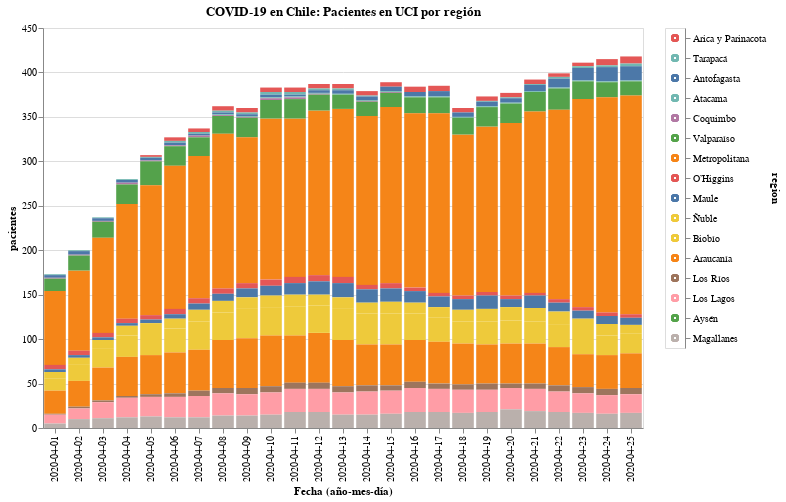

The cell this chart's notebook holds for it:
### Code cell
#hide_input
input_dropdown = alt.binding_select(options=data['region'].unique())
selection1 = alt.selection_single(fields=['region'], bind=input_dropdown, name=' ')
selection2 = alt.selection_multi(fields=['region'], on='mouseover')

color = alt.condition(selection1 | selection2,
                    alt.Color('region:N', legend=None),
                    alt.value('lightgray'))

bars = alt.Chart(data).mark_bar().encode(
    x=alt.X('date:O', axis=alt.Axis(title='Fecha (año-mes-día)')),
    y=alt.Y('pacientes'),
    color=color,
    tooltip=['date', 'region', 'pacientes'],
    order=alt.Order(
    # Sort the segments of the bars by this field
    'codigo region',
    sort='descending'
    )
    ).properties(
    title=f'COVID-19 en Chile: Pacientes en UCI por región'
).add_selection(
    selection1, selection2
).transform_filter(
    selection1
)

legend = alt.Chart(new_data).mark_point().encode(
    y=alt.Y('region:N', axis=alt.Axis(orient='right'), sort=regiones),
    color=color
).add_selection(
    selection1, selection2
)

bars.properties(width=600, height=400) | legend

### Figure 1 — Vega-Lite specification as saved in the notebook (floating-point values rounded to 4 significant figures; data arrays with more than 128 entries replaced by an {"elided": "..."} marker saying what was removed)
{"config": {"view": {"continuousWidth": 400, "continuousHeight": 300}}, "hconcat": [{"data": {"name": "data-dc3cfa2db1ccbc218ae1cfcd9af5a125"}, "mark": "bar", "encoding": {"color": {"condition": {"type": "nominal", "field": "region", "legend": null, "selection": {"or": [" ", "selector003"]}}, "value": "lightgray"}, "order": {"type": "quantitative", "field": "codigo region", "sort": "descending"}, "tooltip": [{"type": "nominal", "field": "date"}, {"type": "nominal", "field": "region"}, {"type": "quantitative", "field": "pacientes"}], "x": {"type": "ordinal", "axis": {"title": "Fecha (año-mes-día)"}, "field": "date"}, "y": {"type": "quantitative", "field": "pacientes"}}, "height": 400, "selection": {" ": {"type": "single", "fields": ["region"], "bind": {"input": "select", "options": ["Arica y Parinacota", "Tarapacá", "Antofagasta", "Atacama", "Coquimbo", "Valparaíso", "Metropolitana", "O’Higgins", "Maule", "Ñuble", "Biobío", "Araucanía", "Los Ríos", "Los Lagos", "Aysén", "Magallanes"]}}, "selector003": {"type": "multi", "fields": ["region"], "on": "mouseover"}}, "title": "COVID-19 en Chile: Pacientes en UCI por región", "transform": [{"filter": {"selection": " "}}], "width": 600}, {"data": {"name": "data-fed57701032964fa23f717fd871d4d61"}, "mark": "point", "encoding": {"color": {"condition": {"type": "nominal", "field": "region", "legend": null, "selection": {"or": [" ", "selector003"]}}, "value": "lightgray"}, "y": {"type": "nominal", "axis": {"orient": "right"}, "field": "region", "sort": ["Arica y Parinacota", "Tarapacá", "Antofagasta", "Atacama", "Coquimbo", "Valparaíso", "Metropolitana", "O’Higgins", "Maule", "Ñuble", "Biobío", "Araucanía", "Los Ríos", "Los Lagos", "Aysén", "Magallanes"]}}, "selection": {" ": {"type": "single", "fields": ["region"], "bind": {"input": "select", "options": ["Arica y Parinacota", "Tarapacá", "Antofagasta", "Atacama", "Coquimbo", "Valparaíso", "Metropolitana", "O’Higgins", "Maule", "Ñuble", "Biobío", "Araucanía", "Los Ríos", "Los Lagos", "Aysén", "Magallanes"]}}, "selector003": {"type": "multi", "fields": ["region"], "on": "mouseover"}}}], "$schema": "https://vega.github.io/schema/vega-lite/v4.8.1.json", "datasets": {"data-dc3cfa2db1ccbc218ae1cfcd9af5a125": {"elided": "400 records"}, "data-fed57701032964fa23f717fd871d4d61": {"elided": "528 records"}}}
